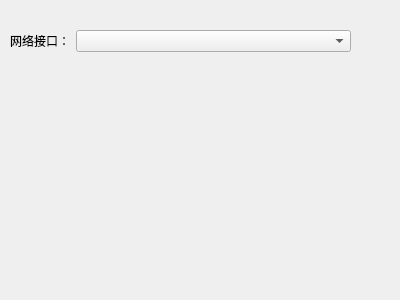
<?xml version="1.0" encoding="UTF-8"?>
<ui version="4.0">
 <class>NetProperty</class>
 <widget class="QWidget" name="NetProperty">
  <property name="geometry">
   <rect>
    <x>0</x>
    <y>0</y>
    <width>400</width>
    <height>300</height>
   </rect>
  </property>
  <property name="windowTitle">
   <string>Form</string>
  </property>
  <widget class="QWidget" name="">
   <property name="geometry">
    <rect>
     <x>10</x>
     <y>30</y>
     <width>341</width>
     <height>22</height>
    </rect>
   </property>
   <layout class="QHBoxLayout" name="horizontalLayout">
    <item>
     <widget class="QLabel" name="label">
      <property name="sizePolicy">
       <sizepolicy hsizetype="Fixed" vsizetype="Preferred">
        <horstretch>0</horstretch>
        <verstretch>0</verstretch>
       </sizepolicy>
      </property>
      <property name="text">
       <string>网络接口：</string>
      </property>
     </widget>
    </item>
    <item>
     <widget class="QComboBox" name="com_Interface"/>
    </item>
   </layout>
  </widget>
 </widget>
 <resources/>
 <connections/>
</ui>
